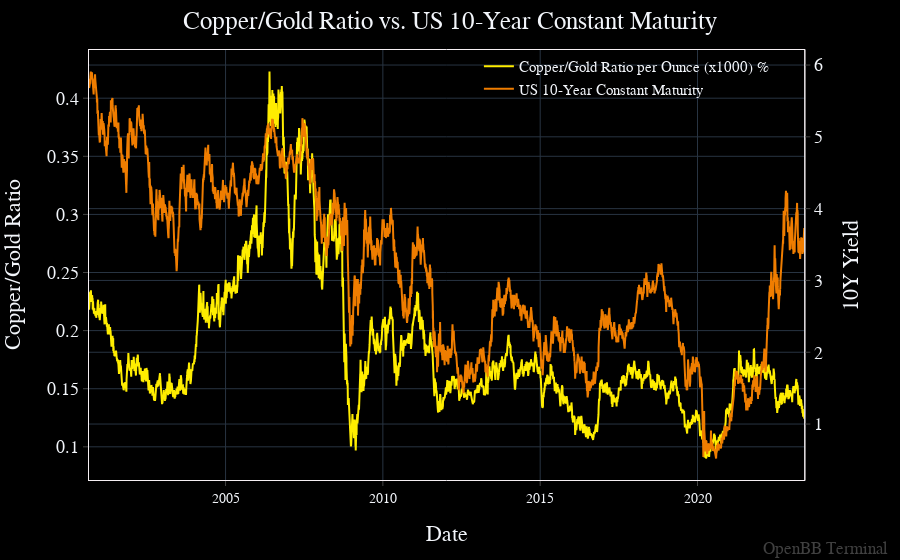

Notebook code cell kept with this figure:
### Code cell
fig.update({'layout': 
    {'xaxis': {'title': 'Date'},
    'yaxis': {'title': 'Copper/Gold Ratio'},
    'yaxis2': {'title': '10Y Yield'},
    'title': 'Copper/Gold Ratio vs. US 10-Year Constant Maturity',
    'title_y':0.98,
    'title_x':0.5,
}})
fig.update_layout(
    legend=dict(
        yanchor="top",
        y=1,
        xanchor="right",
        x=0.9
    )
)

### Figure 1 — Plotly figure (JSON) as saved in the notebook; plotly's stock layout.template omitted (floating-point values rounded to 4 significant figures; data arrays with more than 128 entries replaced by an {"elided": "..."} marker saying what was removed)
{"data": [{"hovertemplate": "%{y}<extra></extra>", "mode": "lines", "name": "Copper/Gold Ratio per Ounce (x1000) %", "type": "scatter", "x": {"elided": "5705 str values"}, "xaxis": "x", "y": {"elided": "5705 float values"}, "yaxis": "y"}, {"hovertemplate": "%{y}<extra></extra>", "mode": "lines", "name": "US 10-Year Constant Maturity", "type": "scatter", "x": {"elided": "5663 str values"}, "xaxis": "x", "xhoverformat": "%Y-%m-%d", "y": {"elided": "5663 float values"}, "yaxis": "y2"}], "layout": {"annotations": [{"font": {"color": "gray", "size": 17}, "opacity": 0.5, "showarrow": false, "text": "OpenBB Terminal", "x": 1, "xanchor": "right", "xref": "paper", "xshift": 40, "y": 0, "yanchor": "bottom", "yref": "paper", "yshift": -80}], "hoverdistance": 2, "legend": {"x": 0.9, "xanchor": "right", "y": 1, "yanchor": "top"}, "margin": {"b": 80, "l": 40, "r": 50, "t": 50}, "modebar": {"activecolor": "#d1030d", "bgcolor": "#2A2A2A", "color": "#FFFFFF", "orientation": "v"}, "newshape": {"line": {"color": "gold"}}, "spikedistance": 2, "title": {"text": "Copper/Gold Ratio vs. US 10-Year Constant Maturity", "x": 0.5, "y": 0.98}, "xaxis": {"anchor": "y", "domain": [0, 0.94], "title": {"text": "Date"}}, "yaxis": {"anchor": "x", "domain": [0, 1], "side": "left", "title": {"text": "Copper/Gold Ratio"}}, "yaxis2": {"anchor": "x", "overlaying": "y", "side": "right", "title": {"text": "10Y Yield"}}}}
